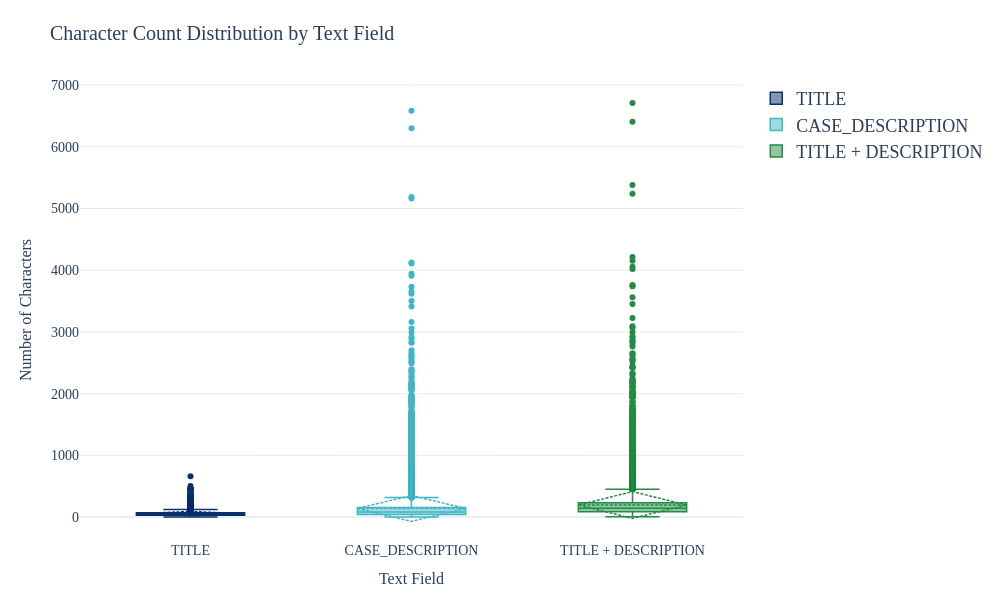

Write notebook code for a chart like this one.
### Markdown cell above
## 13. EDA — Character Count Distribution
Box plots display the distribution of character counts for `TITLE`, `CASE_DESCRIPTION`, and their concatenation. Understanding text-length variability informs tokenisation strategy and maximum sequence length selection for transformer-based models.

### Code cell
# =============================================================================
# Character Count Distribution
# =============================================================================

master_df['title_char_count'] = master_df['TITLE'].astype(str).str.len()
master_df['description_char_count'] = master_df['CASE_DESCRIPTION'].astype(str).str.len()
master_df['combined_char_count'] = (
    master_df['TITLE'].astype(str) + ' ' + master_df['CASE_DESCRIPTION'].astype(str)
).str.len()

fig = go.Figure()

fig.add_trace(go.Box(
    y=master_df['title_char_count'],
    name='TITLE',
    boxmean='sd',
    marker_color='#08306b',
    line=dict(width=1.5),
    hovertemplate='TITLE<br>Characters: %{y}<extra></extra>'
))

fig.add_trace(go.Box(
    y=master_df['description_char_count'],
    name='CASE_DESCRIPTION',
    boxmean='sd',
    marker_color='#41b6c4',
    line=dict(width=1.5),
    hovertemplate='CASE_DESCRIPTION<br>Characters: %{y}<extra></extra>'
))

fig.add_trace(go.Box(
    y=master_df['combined_char_count'],
    name='TITLE + DESCRIPTION',
    boxmean='sd',
    marker_color='#238b45',
    line=dict(width=1.5),
    hovertemplate='Combined<br>Characters: %{y}<extra></extra>'
))

fig.update_layout(
    title=dict(text='Character Count Distribution by Text Field', font=ACADEMIC_TITLE_FONT),
    yaxis_title=dict(text='Number of Characters', font=ACADEMIC_AXIS_FONT),
    xaxis_title=dict(text='Text Field', font=ACADEMIC_AXIS_FONT),
    xaxis=dict(tickfont=ACADEMIC_TICK_FONT),
    yaxis=dict(tickfont=ACADEMIC_TICK_FONT,
               showgrid=True, gridcolor='rgba(200,200,200,0.4)', gridwidth=1),
    template='plotly_white',
    height=600,
    width=1000,
    font=ACADEMIC_FONT,
    plot_bgcolor='white',
    margin=dict(l=80, r=40, t=80, b=60)
)
fig.show()

fig.write_image(PATHS['results'] / 'Character_Count_Distribution.png', scale=PLOTLY_SCALE, engine='kaleido')
fig.write_image(PATHS['results'] / 'Character_Count_Distribution.pdf', engine='kaleido')
print(f"[OK] Saved PNG + PDF: {PATHS['results'] / 'Character_Count_Distribution'}")

### Figure 1 — Plotly figure (JSON) as saved in the notebook; plotly's stock layout.template omitted (floating-point values rounded to 4 significant figures; data arrays with more than 128 entries replaced by an {"elided": "..."} marker saying what was removed)
{"data": [{"boxmean": "sd", "hovertemplate": "TITLE<br>Characters: %{y}<extra></extra>", "line": {"width": 1.5}, "marker": {"color": "#08306b"}, "name": "TITLE", "type": "box", "y": {"elided": "34576 int values"}}, {"boxmean": "sd", "hovertemplate": "CASE_DESCRIPTION<br>Characters: %{y}<extra></extra>", "line": {"width": 1.5}, "marker": {"color": "#41b6c4"}, "name": "CASE_DESCRIPTION", "type": "box", "y": {"elided": "34576 int values"}}, {"boxmean": "sd", "hovertemplate": "Combined<br>Characters: %{y}<extra></extra>", "line": {"width": 1.5}, "marker": {"color": "#238b45"}, "name": "TITLE + DESCRIPTION", "type": "box", "y": {"elided": "34576 int values"}}], "layout": {"font": {"family": "Times New Roman, serif", "size": 18}, "height": 600, "margin": {"b": 60, "l": 80, "r": 40, "t": 80}, "plot_bgcolor": "white", "title": {"font": {"family": "Times New Roman, serif", "size": 20}, "text": "Character Count Distribution by Text Field"}, "width": 1000, "xaxis": {"tickfont": {"family": "Times New Roman, serif", "size": 14}, "title": {"font": {"family": "Times New Roman, serif", "size": 16}, "text": "Text Field"}}, "yaxis": {"gridcolor": "rgba(200,200,200,0.4)", "gridwidth": 1, "showgrid": true, "tickfont": {"family": "Times New Roman, serif", "size": 14}, "title": {"font": {"family": "Times New Roman, serif", "size": 16}, "text": "Number of Characters"}}}}
